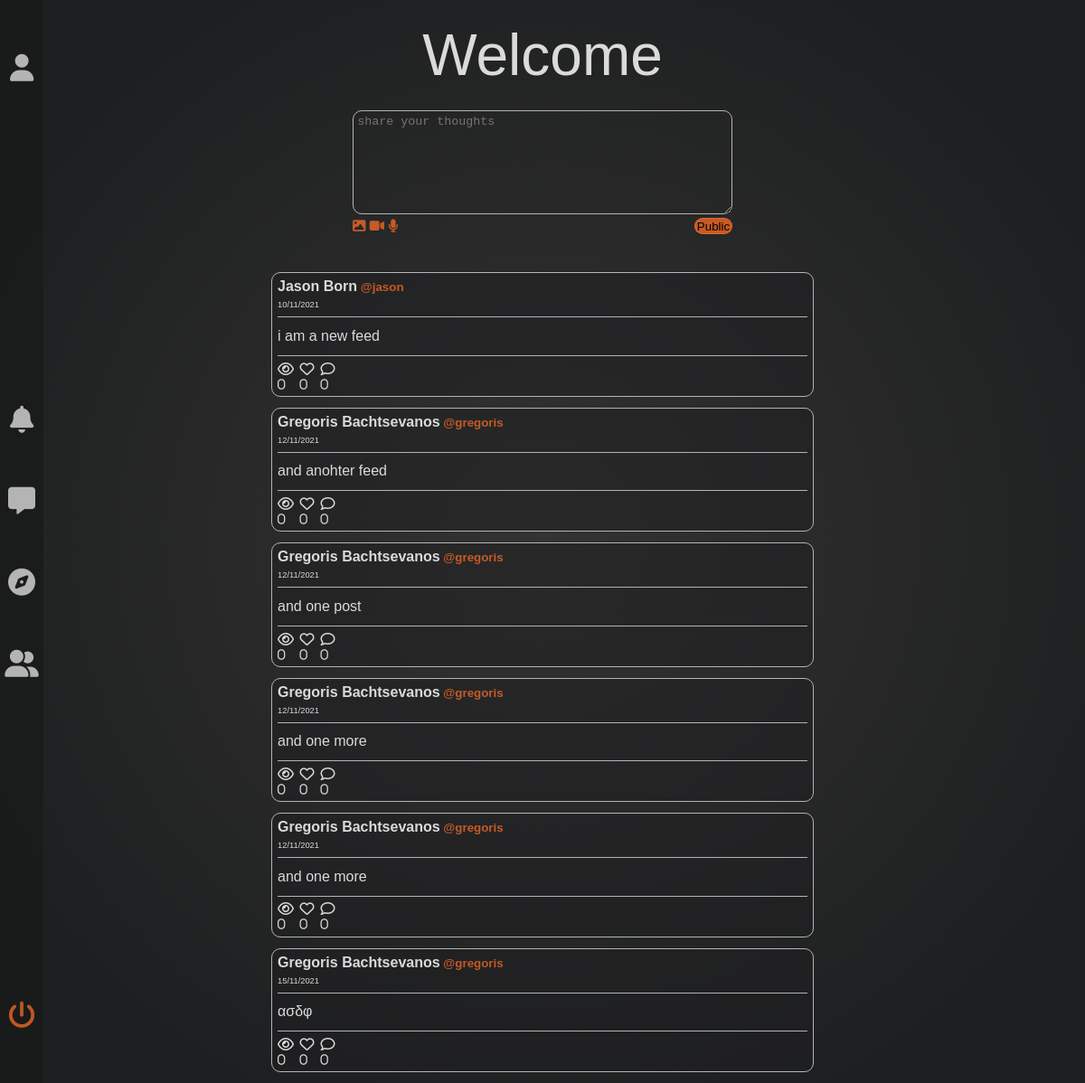
Page /homepage.php (signed in) on the committed database.
### tables this page shows
CREATE TABLE `posts` (
  `id` int(10) UNSIGNED NOT NULL,
  `user_id` int(10) UNSIGNED DEFAULT NULL,
  `parent_id` int(10) UNSIGNED DEFAULT NULL,
  `message` varchar(300) DEFAULT NULL,
  `video` varchar(100) DEFAULT NULL,
  `images` varchar(100) DEFAULT NULL,
  `audio` varchar(30) DEFAULT NULL,
  `date_created` datetime DEFAULT NULL,
  `total_views` int(10) UNSIGNED DEFAULT 0,
  `total_reposts` int(10) UNSIGNED DEFAULT 0,
  `total_likes` int(10) UNSIGNED DEFAULT 0,
  `total_comments` int(10) UNSIGNED DEFAULT 0,
  `mentions` varchar(255) DEFAULT NULL,
  `hashtags` varchar(255) DEFAULT NULL,
  `repost_id` int(10) UNSIGNED DEFAULT NULL
);

CREATE TABLE `users` (
  `id` int(10) UNSIGNED NOT NULL,
  `username` varchar(20) DEFAULT NULL,
  `fullname` varchar(60) DEFAULT NULL,
  `bio` varchar(300) DEFAULT NULL,
  `avatar` varchar(50) DEFAULT NULL,
  `type` tinyint(4) DEFAULT 1,
  `status` tinyint(4) DEFAULT 0,
  `followers` int(10) UNSIGNED DEFAULT 0,
  `following` int(10) UNSIGNED DEFAULT 0,
  `auth_key` varchar(50) DEFAULT NULL
);

### app/model/settings.php (called while the page is built, shortened)
<?php
$dbhost = 'localhost';
$dbuser = 'root';
$dbpass = '';
$dbname = 'socialnetwork';
class DB extends SQL{
public $pdo,$i='`';
function __construct($c){extract($c);$this->pdo=new PDO($dsn,$user,$pass,$args);}
function row($q,$p=NULL){return($s=$this->query($q,$p))?$s->fetch(PDO::FETCH_OBJ):0;}
function fetch($q,$p=NULL){return($s=$this->query($q,$p))?$s->fetchAll(PDO::FETCH_OBJ):0;}
function query($q,$p=NULL){$s=$this->pdo->prepare(self::$q[]=str_replace('"',$this->i,$q));$s->execute($p);return$s;}
}
$config = array(
        'dsn' => 'mysql:host='.$dbhost.';dbname='.$dbname.'',
        'user' => $dbuser,
        'pass' => $dbpass,
        'args' => array(
			PDO::ATTR_ERRMODE => PDO::ERRMODE_EXCEPTION,
			PDO::MYSQL_ATTR_INIT_COMMAND => "SET NAMES utf8"
        )
);
$db = new DB($config);
?>

### public/homepage.php (the view, shortened to what this page needs)
<?php
require_once "header.php";
include "includes/navigationbar.php";
?>
<div id='welcome'>
<p>Welcome <br><span><?php echo $_SESSION['fullname']?></span></p>
</div>
<div id="feed-container">
	<form method="post" action="../app/newFeed.php">
		<div id="textarea-container">
			<div id="textarea-controler">
				<textarea name="new-feed" id="new-feed" placeholder="share your thoughts"  rows="7" required></textarea>
			</div>
			<div id="feedBtn-controler">
				<div id="media">
					<span class='fas fa-image'></span>
					<span class='fas fa-video'></span>
					<span class='fas fa-microphone'></span>
				</div>
				<button id="feed-btn" type="submit" name="submit">Public</button>
			</div>
		</div>
	</form>
	<div id="feed-controler">
		<?php
			$sql = 'SELECT `id`, `user_id`, `parent_id`, `message`, `video`, `images`, `audio`, `date_created`, `total_views`, `total_reposts`, `total_likes`, `total_comments`, `mentions`, `hashtags`, `repost_id` FROM "posts" WHERE "parent_id" is Null';
			$rows = $db->fetch($sql);
			if($rows > 0){
				foreach($rows as $value){?>
				<div id="feed">
					<?php
						$sql = "SELECT `fullname`, `username` FROM `users` WHERE `id` = '$value->user_id'";
						$row = $db->row($sql);
					?>
					<div id="feed-info">
						<h4><?php echo ucwords($row->fullname)."<small> @$row->username</small>" ?></h4>
						<span><small><?php echo  date("d/m/Y",strtotime($value->date_created)) ?></small></span><hr>
					</div>
					<div id="feed-message">
						<p id="post-msg"><?php echo $value->message ?></p><hr>
						<p id="reactions">
							<span class="far fa-eye"> <small><?php echo $value->total_views?></small></span>
							<span class="far fa-heart"> <small><?php echo $value->total_likes?></small></span>
							<span class="far fa-comment"> <small><?php echo $value->total_comments?></small></span>
						</p>
					</div>
				</div>
			<?php
				}
			}
		?>
	</div>
</div>
<?php require_once "footer.php" ?>

### public/header.php (shortened to what this page needs)
<?php
	require_once "../app/model/settings.php";
?>
<!doctype html>
<html lang="en">
<head>
	<link rel="stylesheet" href="../styles/style.css">
</head>

### public/includes/navigationbar.php
<nav id='nav-container'>
    <ul id='nav-items'>
        <a id='user' href='#'><i class='fas fa-user' style='font-size:30px'></i></a>
        <li id='nav-item' href='#'><i class='fas fa-bell' style='font-size:30px'></i></li>
        <li id='nav-item' href='#'><i class='fas fa-comment-alt' style='font-size:30px'></i></li>
        <li id='nav-item' href='#'><i class='fas fa-compass' style='font-size:30px'></i></li>
        <li id='nav-item' href='#'><i class='fas fa-user-friends' style='font-size:30px'></i></li>
        <a id='logout' href='index.php?logout=1'><i class='fas fa-power-off' style='font-size:30px'></i></a>
    </ul>
</nav>

### public/footer.php (shortened to what this page needs)
</body>
</html>

### styles/style.css (style rules this page uses)
* { padding: 0; margin: 0; -webkit-box-sizing: border-box; box-sizing: border-box; }
#feed-container { width: 50%; margin: auto; }
#textarea-container { width: 70%; margin: auto; }
textarea { width: 100%; border: 1px solid #b4b4b4; }
#new-feed { border-radius: 10px; background-color: transparent; color: whitesmoke; padding: 1%; outline: none; }
#feedBtn-controler { width: 100%; display: -webkit-box; display: -ms-flexbox; display: flex; -webkit-box-pack: justify; -ms-flex-pack: justify; justify-content: space-between; }
#feedBtn-controler .fas { font-size: .9rem; color: #fc6d26be; }
#feed-btn { width: 10%; border-radius: 10px; border: 1px solid #fc6d26be; background-color: #fc6d26be; }
#feed-controler { width: 100%; margin-top: 7%; }
#feed { border: 1px solid #b4b4b4; border-radius: 10px; padding: 1%; margin: 2% 0; background-color: rgba(30, 31, 32, 0.5); }
#feed-info h4 small { color: #fc6d26be; }
#feed hr { border: none; border-top: 1px solid #b4b4b4; margin: 1% 0; }
#feed-info span { font-size: .7rem; }
#post-msg { padding: 1% 0; }
#reactions { width: 12%; display: -webkit-box; display: -ms-flexbox; display: flex; -webkit-box-pack: justify; -ms-flex-pack: justify; justify-content: space-between; }
#nav-container { position: fixed; top: 0; width: 4%; height: 100%; background-color: #1a1b1be7; display: -webkit-box; display: -ms-flexbox; display: flex; -webkit-box-orient: horizontal; -webkit-box-direction: normal; -ms-flex-direction: row; flex-direction: row; }
#nav-items { height: 30%; width: 100%; margin: auto; display: -webkit-box; display: -ms-flexbox; display: flex; -webkit-box-orient: vertical; -webkit-box-direction: normal; -ms-flex-direction: column; flex-direction: column; -webkit-box-pack: center; -ms-flex-pack: center; justify-content: center; }
#nav-item { margin: auto; list-style: none; color: #b4b4b4; }
#welcome { padding: 2%; width: 100%; display: -webkit-box; display: -ms-flexbox; display: flex; -webkit-box-orient: vertical; -webkit-box-direction: normal; -ms-flex-flow: column; flex-flow: column; -webkit-box-pack: center; -ms-flex-pack: center; justify-content: center; }
#welcome p { text-align: center; font-size: 4rem; }
#logout, #user { position: absolute; left: 50%; -webkit-transform: translate(-50%, 0%); transform: translate(-50%, 0%); }
#user { top: 5%; color: #b4b4b4; }
#logout { bottom: 5%; color: #fc6d26be; }

### rows in the picture
posts: user.fullname "Jason Born", user.username "jason", date_created "10/11/2021", message "i am a new feed", total_views "0", total_likes "0", total_comments "0"
posts: user.fullname "Gregoris Bachtsevanos", user.username "gregoris", date_created "12/11/2021", message "and anohter feed", total_views "0", total_likes "0", total_comments "0"
posts: user.fullname "Gregoris Bachtsevanos", user.username "gregoris", date_created "12/11/2021", message "and one post", total_views "0", total_likes "0", total_comments "0"
posts: user.fullname "Gregoris Bachtsevanos", user.username "gregoris", date_created "12/11/2021", message "and one more", total_views "0", total_likes "0", total_comments "0"
posts: user.fullname "Gregoris Bachtsevanos", user.username "gregoris", date_created "12/11/2021", message "and one more", total_views "0", total_likes "0", total_comments "0"
posts: user.fullname "Gregoris Bachtsevanos", user.username "gregoris", date_created "15/11/2021", message "ασδφ", total_views "0", total_likes "0", total_comments "0"
